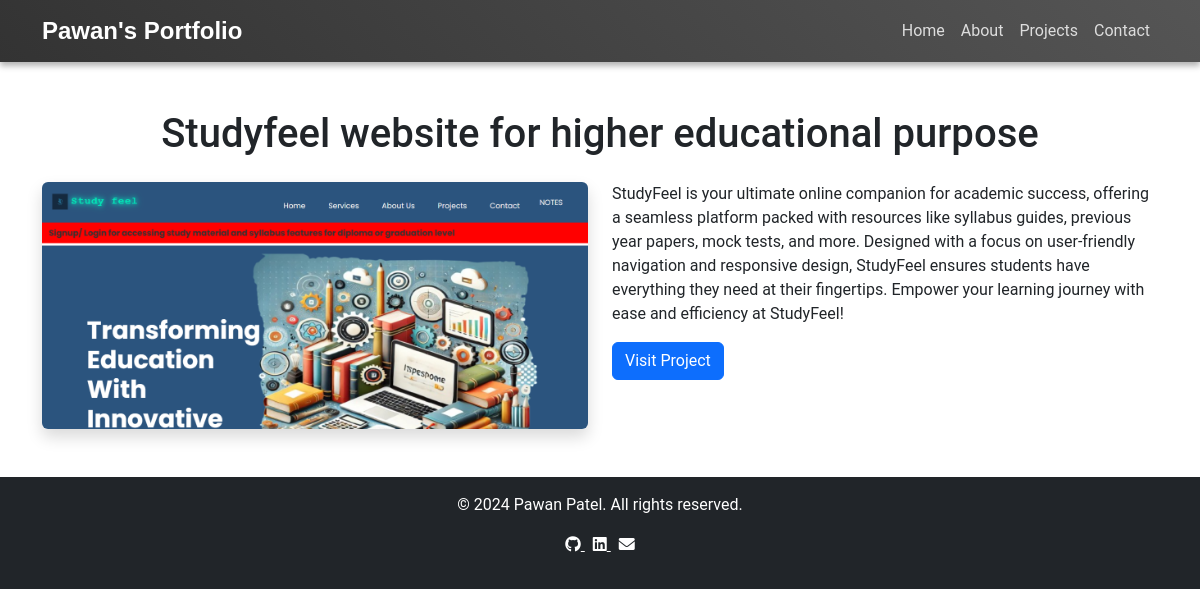
/project_details.php?id=5, run on the app's committed database.
### tables this page shows
CREATE TABLE `projects` (
  `id` int(11) NOT NULL,
  `title` varchar(100) DEFAULT NULL,
  `description` text DEFAULT NULL,
  `image` varchar(255) DEFAULT NULL,
  `link` varchar(255) DEFAULT NULL
);

### project_details.php (the view)
<?php
include 'includes/header.php';
include 'db_config.php';
if (isset($_GET['id'])) {
    $project_id = $_GET['id'];
    $sql = "SELECT * FROM projects WHERE id = ?";
    $stmt = $conn->prepare($sql);
    $stmt->bind_param("i", $project_id);
    $stmt->execute();
    $result = $stmt->get_result();
    $project = $result->fetch_assoc();
    if ($project) {
        echo "
        <div class='project-details-section py-5'>
            <div class='container'>
                <h1 class='text-center'>{$project['title']}</h1>
                <div class='row mt-4'>
                    <div class='col-md-6'>
                        <img src='assets/images/{$project['image']}' alt='{$project['title']}' class='img-fluid rounded shadow'>
                    </div>
                    <div class='col-md-6'>
                        <p>{$project['description']}</p>
                        <a href='{$project['link']}' class='btn btn-primary' target='_blank'>Visit Project</a>
                    </div>
                </div>
            </div>
        </div>";
    } else {
        echo "<p class='text-center'>Project not found.</p>";
    }
} else {
    echo "<p class='text-center'>Invalid project ID.</p>";
}
include 'includes/footer.php';
?>

### assets/css/styles.css (style rules this page uses)
body { font-family: 'Roboto', sans-serif; margin: 0; padding: 0; }

### data on the page
projects: title "Studyfeel website for higher educational purpose", image (picture), description "StudyFeel is your ultimate online companion for academic success, offering a seamless platform packed with resources like syllabus guides, previous year papers, mock tests, and more. Designed with a focus on user-friendly navigation and responsive design, StudyFeel ensures students have everything they need at their fingertips. Empower your learning journey with ease and efficiency at StudyFeel!"
